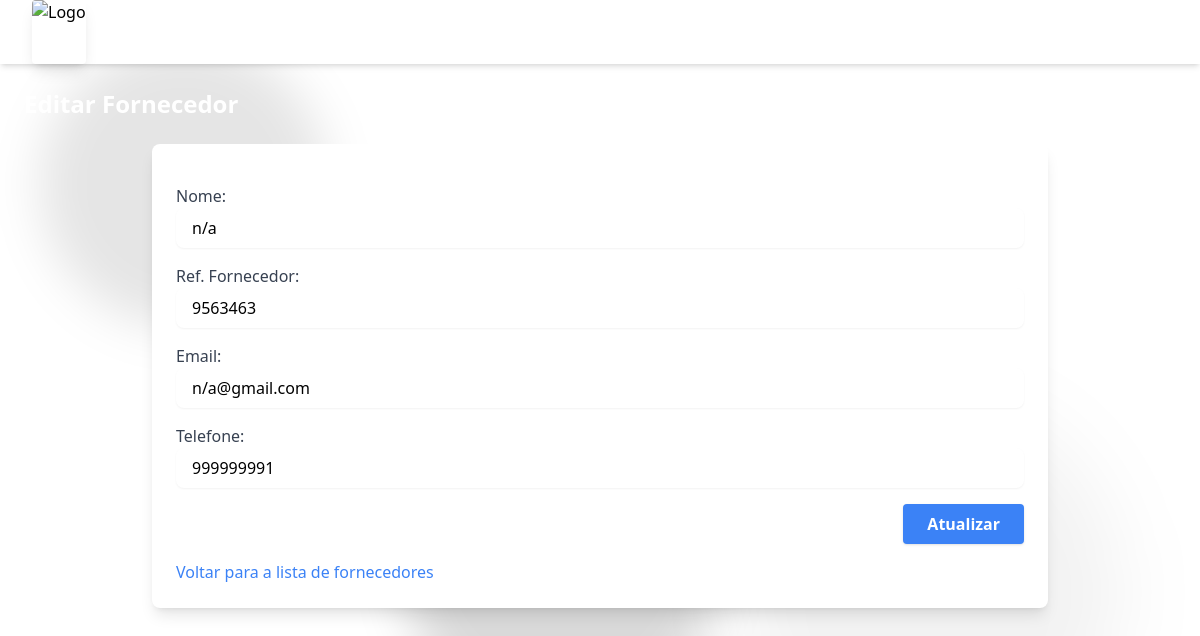
/editar_fornecedor/2/, run on the app's committed database.
### management/models.py (models this page shows, shortened)
class Fornecedor(models.Model):
    nome = models.CharField(max_length=40)
    ref_fornecedor = models.CharField(max_length=14, blank=True, null=True)
    email = models.EmailField(blank=True, null=True)
    telefone = models.CharField(max_length=15, blank=True, null=True)

### management/views.py (the view, shortened to what this page needs)
# urls.py: path("editar_fornecedor/<int:fornecedor_id>/", views.editar_fornecedor, name="editar_fornecedor"),
def editar_fornecedor(request, fornecedor_id):
    fornecedor = get_object_or_404(Fornecedor, pk=fornecedor_id)
    return render(request, 'management/editar_fornecedor.html', {'fornecedor': fornecedor})

### management/templates/management/editar_fornecedor.html (shortened to what this page needs)
{% extends 'management/base.html' %}
{% load static %}
{% block content %}
<h1 class="text-2xl font-bold text-white mb-6">Editar Fornecedor</h1>
<div class="bg-white rounded-lg shadow-lg p-6 max-w-4xl mx-auto">
    <form method="POST" class="space-y-4">
        <div>
            <label for="name" class="block text-gray-700 font-medium">Nome:</label>
            <input type="text" id="name" name="nome" value="{{ fornecedor.nome }}" required
                   class="w-full rounded-lg border-gray-300 focus:border-blue-500 focus:ring-blue-500 px-4 py-2 shadow-sm">
        </div>
        <div>
            <label for="ref" class="block text-gray-700 font-medium">Ref. Fornecedor:</label>
            <input type="text" id="ref" name="ref_fornecedor" value="{{ fornecedor.ref_fornecedor }}" required
                   class="w-full rounded-lg border-gray-300 focus:border-blue-500 focus:ring-blue-500 px-4 py-2 shadow-sm">
        </div>
        <div>
            <label for="email" class="block text-gray-700 font-medium">Email:</label>
            <input type="email" id="email" name="email" value="{{ fornecedor.email }}" required
                   class="w-full rounded-lg border-gray-300 focus:border-blue-500 focus:ring-blue-500 px-4 py-2 shadow-sm">
        </div>
        <div>
            <label for="phone" class="block text-gray-700 font-medium">Telefone:</label>
            <input type="text" id="phone" name="telefone" value="{{ fornecedor.telefone }}" required
                   class="w-full rounded-lg border-gray-300 focus:border-blue-500 focus:ring-blue-500 px-4 py-2 shadow-sm">
        </div>
        <div class="flex justify-end">
            <button type="submit"
                    class="bg-blue-500 hover:bg-blue-600 text-white font-semibold px-6 py-2 rounded shadow">
                Atualizar
            </button>
        </div>
    </form>
    <div class="mt-4">
        <a href="{% url 'listar_fornecedores' %}"
           class="text-blue-500 hover:text-blue-600 font-medium">
            Voltar para a lista de fornecedores
        </a>
    </div>
</div>
{% endblock %}

### data on the page
Fornecedor: nome "n/a", ref_fornecedor "9563463", email "n/a@gmail.com", telefone "999999991"
